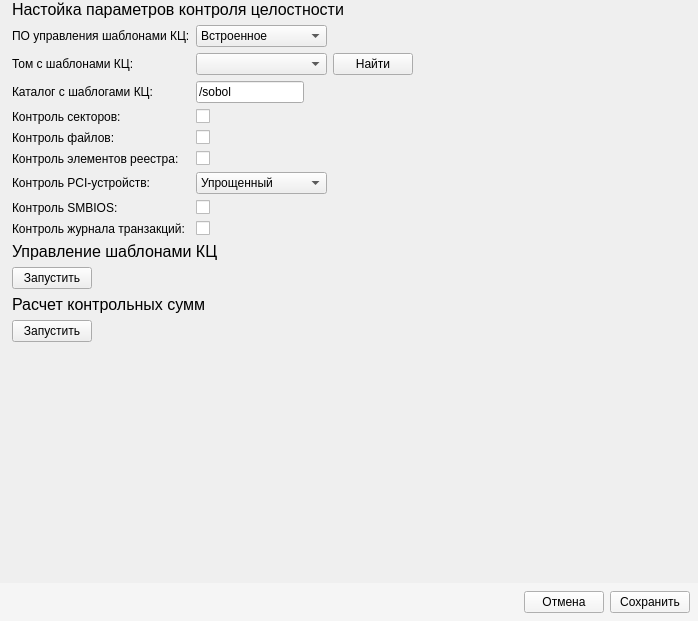
<?xml version="1.0" encoding="UTF-8"?>
<ui version="4.0">
 <class>Form</class>
 <widget class="QWidget" name="Form">
  <property name="geometry">
   <rect>
    <x>0</x>
    <y>0</y>
    <width>698</width>
    <height>621</height>
   </rect>
  </property>
  <property name="windowTitle">
   <string>Form</string>
  </property>
  <layout class="QVBoxLayout" name="verticalLayout_2">
   <property name="leftMargin">
    <number>0</number>
   </property>
   <property name="topMargin">
    <number>0</number>
   </property>
   <property name="rightMargin">
    <number>0</number>
   </property>
   <property name="bottomMargin">
    <number>0</number>
   </property>
   <item>
    <widget class="QLabel" name="integrity_ctl_label">
     <property name="font">
      <font>
       <pointsize>12</pointsize>
      </font>
     </property>
     <property name="styleSheet">
      <string notr="true">margin-left: 8px;</string>
     </property>
     <property name="text">
      <string>Настойка параметров контроля целостности</string>
     </property>
    </widget>
   </item>
   <item>
    <layout class="QHBoxLayout" name="horizontalLayout">
     <property name="leftMargin">
      <number>12</number>
     </property>
     <item>
      <layout class="QGridLayout" name="gridLayout">
       <property name="leftMargin">
        <number>0</number>
       </property>
       <item row="0" column="0">
        <widget class="QLabel" name="templates_ctl_software_label">
         <property name="text">
          <string>ПО управления шаблонами КЦ:</string>
         </property>
        </widget>
       </item>
       <item row="0" column="1">
        <widget class="QComboBox" name="templates_ctl_software_combo_box">
         <item>
          <property name="text">
           <string>Встроенное</string>
          </property>
         </item>
         <item>
          <property name="text">
           <string>Вспомогательное</string>
          </property>
         </item>
        </widget>
       </item>
       <item row="1" column="0">
        <widget class="QLabel" name="templates_volume_label">
         <property name="text">
          <string>Том с шаблонами КЦ:</string>
         </property>
        </widget>
       </item>
       <item row="1" column="1">
        <widget class="QComboBox" name="templates_volume_combo_box"/>
       </item>
       <item row="1" column="2">
        <widget class="QPushButton" name="templates_volume_push_button">
         <property name="text">
          <string>Найти</string>
         </property>
        </widget>
       </item>
       <item row="2" column="0">
        <widget class="QLabel" name="templates_dir_label">
         <property name="text">
          <string>Каталог с шаблогами КЦ:</string>
         </property>
        </widget>
       </item>
       <item row="2" column="1">
        <widget class="QLineEdit" name="templates_dir_line_edit">
         <property name="sizePolicy">
          <sizepolicy hsizetype="Fixed" vsizetype="Fixed">
           <horstretch>0</horstretch>
           <verstretch>0</verstretch>
          </sizepolicy>
         </property>
         <property name="maximumSize">
          <size>
           <width>16777215</width>
           <height>16777215</height>
          </size>
         </property>
         <property name="text">
          <string>/sobol</string>
         </property>
         <property name="maxLength">
          <number>-1</number>
         </property>
        </widget>
       </item>
       <item row="3" column="0">
        <widget class="QLabel" name="sectors_ctl_label">
         <property name="text">
          <string>Контроль секторов:</string>
         </property>
        </widget>
       </item>
       <item row="4" column="0">
        <widget class="QLabel" name="files_ctl_label">
         <property name="text">
          <string>Контроль файлов:</string>
         </property>
        </widget>
       </item>
       <item row="5" column="0">
        <widget class="QLabel" name="registry_ctl_label">
         <property name="text">
          <string>Контроль элементов реестра:</string>
         </property>
        </widget>
       </item>
       <item row="6" column="0">
        <widget class="QLabel" name="pci_dev_ctl_label">
         <property name="text">
          <string>Контроль PCI-устройств:</string>
         </property>
        </widget>
       </item>
       <item row="6" column="1">
        <widget class="QComboBox" name="pci_dev_ctl_combo_box">
         <item>
          <property name="text">
           <string>Упрощенный</string>
          </property>
         </item>
         <item>
          <property name="text">
           <string>Стандартный</string>
          </property>
         </item>
         <item>
          <property name="text">
           <string>Расширенный</string>
          </property>
         </item>
        </widget>
       </item>
       <item row="7" column="0">
        <widget class="QLabel" name="smbios_ctl_label">
         <property name="text">
          <string>Контроль SMBIOS:</string>
         </property>
        </widget>
       </item>
       <item row="8" column="0">
        <widget class="QLabel" name="journal_ctl_label">
         <property name="text">
          <string>Контроль журнала транзакций:</string>
         </property>
        </widget>
       </item>
       <item row="3" column="1">
        <widget class="Toggle" name="sectors_ctl_check_box">
         <property name="text">
          <string/>
         </property>
        </widget>
       </item>
       <item row="4" column="1">
        <widget class="Toggle" name="files_ctl_check_box">
         <property name="text">
          <string/>
         </property>
        </widget>
       </item>
       <item row="5" column="1">
        <widget class="Toggle" name="registry_ctl_check_box">
         <property name="text">
          <string/>
         </property>
        </widget>
       </item>
       <item row="7" column="1">
        <widget class="Toggle" name="smbios_ctl_check_box">
         <property name="text">
          <string/>
         </property>
        </widget>
       </item>
       <item row="8" column="1">
        <widget class="Toggle" name="journal_ctl_check_box">
         <property name="text">
          <string/>
         </property>
        </widget>
       </item>
      </layout>
     </item>
     <item>
      <spacer name="horizontalSpacer">
       <property name="orientation">
        <enum>Qt::Horizontal</enum>
       </property>
       <property name="sizeHint" stdset="0">
        <size>
         <width>40</width>
         <height>20</height>
        </size>
       </property>
      </spacer>
     </item>
    </layout>
   </item>
   <item>
    <layout class="QVBoxLayout" name="verticalLayout">
     <property name="leftMargin">
      <number>12</number>
     </property>
     <item>
      <widget class="QLabel" name="tmpl_ctl_label">
       <property name="font">
        <font>
         <pointsize>12</pointsize>
        </font>
       </property>
       <property name="styleSheet">
        <string notr="true"/>
       </property>
       <property name="text">
        <string>Управление шаблонами КЦ</string>
       </property>
      </widget>
     </item>
     <item>
      <widget class="QPushButton" name="tmpl_ctl_push_button">
       <property name="sizePolicy">
        <sizepolicy hsizetype="Fixed" vsizetype="Fixed">
         <horstretch>0</horstretch>
         <verstretch>0</verstretch>
        </sizepolicy>
       </property>
       <property name="text">
        <string>Запустить</string>
       </property>
      </widget>
     </item>
     <item>
      <widget class="QLabel" name="integrity_calc_label">
       <property name="font">
        <font>
         <pointsize>12</pointsize>
        </font>
       </property>
       <property name="styleSheet">
        <string notr="true"/>
       </property>
       <property name="text">
        <string>Расчет контрольных сумм</string>
       </property>
      </widget>
     </item>
     <item>
      <widget class="QPushButton" name="integrity_calc_push_button">
       <property name="sizePolicy">
        <sizepolicy hsizetype="Fixed" vsizetype="Fixed">
         <horstretch>0</horstretch>
         <verstretch>0</verstretch>
        </sizepolicy>
       </property>
       <property name="text">
        <string>Запустить</string>
       </property>
      </widget>
     </item>
    </layout>
   </item>
   <item>
    <spacer name="verticalSpacer">
     <property name="orientation">
      <enum>Qt::Vertical</enum>
     </property>
     <property name="sizeHint" stdset="0">
      <size>
       <width>20</width>
       <height>142</height>
      </size>
     </property>
    </spacer>
   </item>
   <item>
    <widget class="QWidget" name="widget" native="true">
     <property name="styleSheet">
      <string notr="true">background-color: #f5f5f5;</string>
     </property>
     <layout class="QHBoxLayout" name="horizontalLayout_2">
      <property name="spacing">
       <number>0</number>
      </property>
      <property name="leftMargin">
       <number>0</number>
      </property>
      <property name="topMargin">
       <number>8</number>
      </property>
      <property name="rightMargin">
       <number>8</number>
      </property>
      <property name="bottomMargin">
       <number>8</number>
      </property>
      <item>
       <spacer name="horizontal_spacer_1">
        <property name="orientation">
         <enum>Qt::Horizontal</enum>
        </property>
        <property name="sizeHint" stdset="0">
         <size>
          <width>40</width>
          <height>20</height>
         </size>
        </property>
       </spacer>
      </item>
      <item>
       <widget class="QPushButton" name="cancel_push_button">
        <property name="text">
         <string>Отмена</string>
        </property>
       </widget>
      </item>
      <item>
       <spacer name="horizontal_spacer_2">
        <property name="orientation">
         <enum>Qt::Horizontal</enum>
        </property>
        <property name="sizeType">
         <enum>QSizePolicy::Fixed</enum>
        </property>
        <property name="sizeHint" stdset="0">
         <size>
          <width>6</width>
          <height>20</height>
         </size>
        </property>
       </spacer>
      </item>
      <item>
       <widget class="QPushButton" name="save_push_button">
        <property name="text">
         <string>Сохранить</string>
        </property>
       </widget>
      </item>
     </layout>
    </widget>
   </item>
  </layout>
 </widget>
 <customwidgets>
  <customwidget>
   <class>Toggle</class>
   <extends>QCheckBox</extends>
   <header>toggle</header>
  </customwidget>
 </customwidgets>
 <resources/>
 <connections/>
</ui>
